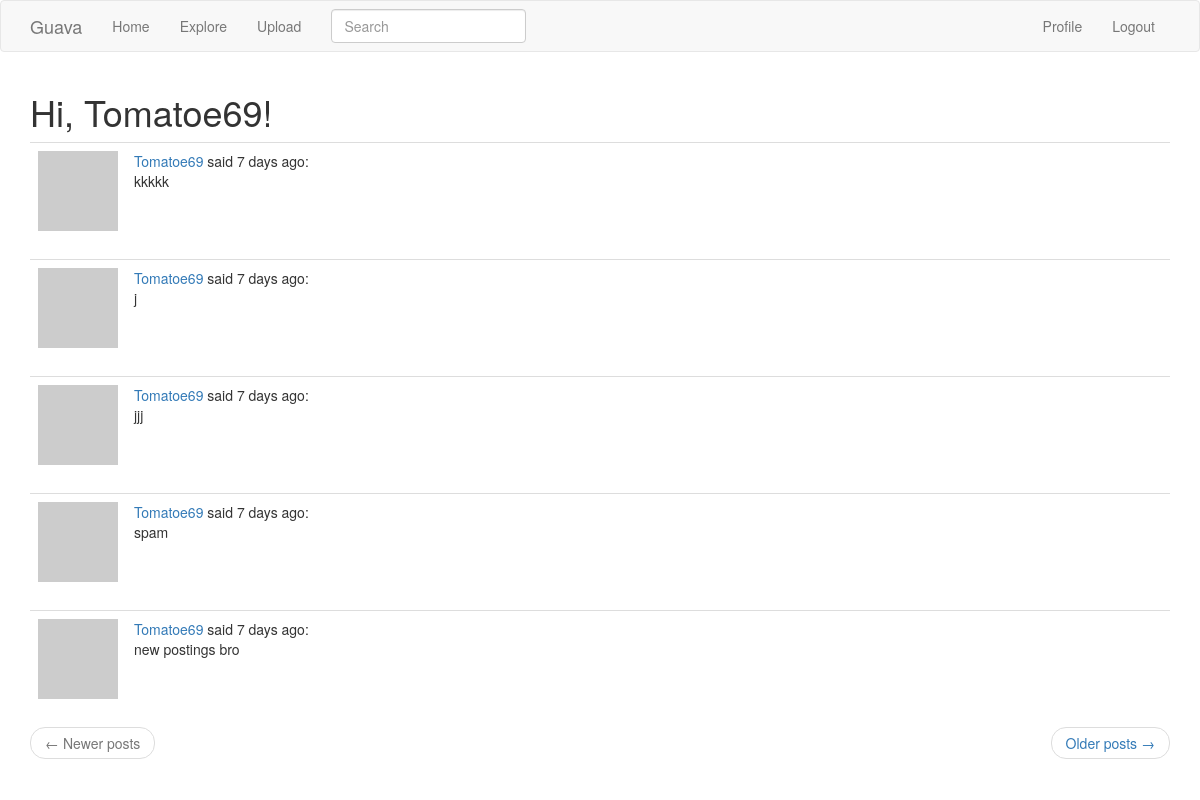
The page /explore (signed in) on the database its author committed.
### notapp/models.py (models this page shows, shortened)
class User(UserMixin, db.Model):
    id = db.Column(db.Integer, primary_key=True)
    username = db.Column(db.String(64), index=True, unique=True)
    email = db.Column(db.String(120), index=True, unique=True)
    password_hash = db.Column(db.String(128))
    posts = db.relationship('Post', backref='author', lazy='dynamic')
    gps = db.relationship('FileContents', backref='author', lazy='dynamic')
    about_me = db.Column(db.String(140))
    last_seen = db.Column(db.DateTime, default=datetime.utcnow)
    searchable = ['username']
    def avatar(self, size):
        digest = md5(self.email.lower().encode('utf-8')).hexdigest()
        return 'https://www.gravatar.com/avatar/{}?d=identicon&s={}'.format(
            digest, size)
    followed = db.relationship(
        'User', secondary=followers,
        primaryjoin=(followers.c.follower_id == id),
        secondaryjoin=(followers.c.followed_id == id),
        backref=db.backref('followers', lazy='dynamic'), lazy='dynamic')

class SearchableMixin(object):
    @classmethod
    def before_commit(cls, session):
        session._changes = {
            'add': list(session.new),
            'update': list(session.dirty),
            'delete': list(session.deleted)
        }
    @classmethod
    def after_commit(cls, session):
        for obj in session._changes['add']:
            if isinstance(obj, SearchableMixin):
                add_to_index(obj.__tablename__, obj)
        for obj in session._changes['update']:
            if isinstance(obj, SearchableMixin):
                add_to_index(obj.__tablename__, obj)
        for obj in session._changes['delete']:
            if isinstance(obj, SearchableMixin):
                remove_from_index(obj.__tablename__, obj)
        session._changes = None

class Post(SearchableMixin, db.Model):
    __searchable__ = ['body']
    id = db.Column(db.Integer, primary_key=True)
    body = db.Column(db.String(140))
    timestamp = db.Column(db.DateTime, index=True, default=datetime.utcnow)
    user_id = db.Column(db.Integer, db.ForeignKey('user.id'))

### notapp/routes.py (the view)
@app.route('/explore')
@login_required
def explore():
    page = request.args.get('page', 1, type=int)
    posts = Post.query.order_by(Post.timestamp.desc()).paginate(
        page, app.config['POSTS_PER_PAGE'], False)
    next_url = url_for('explore', page=posts.next_num) \
        if posts.has_next else None
    prev_url = url_for('explore', page=posts.prev_num) \
        if posts.has_prev else None
    return render_template("index.html", title='Explore', posts=posts.items,
                           next_url=next_url, prev_url=prev_url)

### notapp/forms.py
class SearchForm(FlaskForm):
    q = StringField(('Search'), validators=[DataRequired()])
    def __init__(self, *args, **kwargs):
        if 'formdata' not in kwargs:
            kwargs['formdata'] = request.args
        if 'csrf_enabled' not in kwargs:
            kwargs['csrf_enabled'] = False
        super(SearchForm, self).__init__(*args, **kwargs)

### notapp/models.py (called while the page is built)
@login.user_loader
def load_user(id):
    return User.query.get(int(id))

### notapp/routes.py (called while the page is built)
@app.before_request
def before_request():
    if current_user.is_authenticated:
        current_user.last_seen = datetime.utcnow()
        db.session.commit()
        g.search_form = SearchForm()

### notapp/templates/index.html (shortened to what this page needs)
{% extends "base.html" %}
{% import 'bootstrap/wtf.html' as wtf %}
{% block app_content %}
<h1>Hi, {{ current_user.username }}!</h1>
{% for post in posts %}
{% include '_post.html' %}
{% endfor %}
<nav aria-label="...">
    <ul class="pager">
        <li class="previous{% if not prev_url %} disabled{% endif %}">
            <a href="{{ prev_url or '#' }}">
                <span aria-hidden="true">&larr;</span> Newer posts
            </a>
        </li>
        <li class="next{% if not next_url %} disabled{% endif %}">
            <a href="{{ next_url or '#' }}">
                Older posts <span aria-hidden="true">&rarr;</span>
            </a>
        </li>
    </ul>
</nav>
{% endblock %}

### notapp/templates/_post.html
<table class="table table-hover">
    <tr>
        <td width="70px">
            <a href="{{ url_for('user', username=post.author.username) }}">
                <img src="{{ post.author.avatar(70) }}" />
            </a>
        </td>
        <td>
            <a href="{{ url_for('user', username=post.author.username) }}">
                {{ post.author.username }}
            </a>
            said {{ moment(post.timestamp).fromNow() }}:
            <br>
            {{ post.body }}
        </td>
    </tr>
</table>

### rows shown on the page
User: username "Tomatoe69"
Post: author.username "Tomatoe69", timestamp "7 days ago", body "kkkkk"
Post: author.username "Tomatoe69", timestamp "7 days ago", body "j"
Post: author.username "Tomatoe69", timestamp "7 days ago", body "jjj"
Post: author.username "Tomatoe69", timestamp "7 days ago", body "spam"
Post: author.username "Tomatoe69", timestamp "7 days ago", body "new postings bro"
